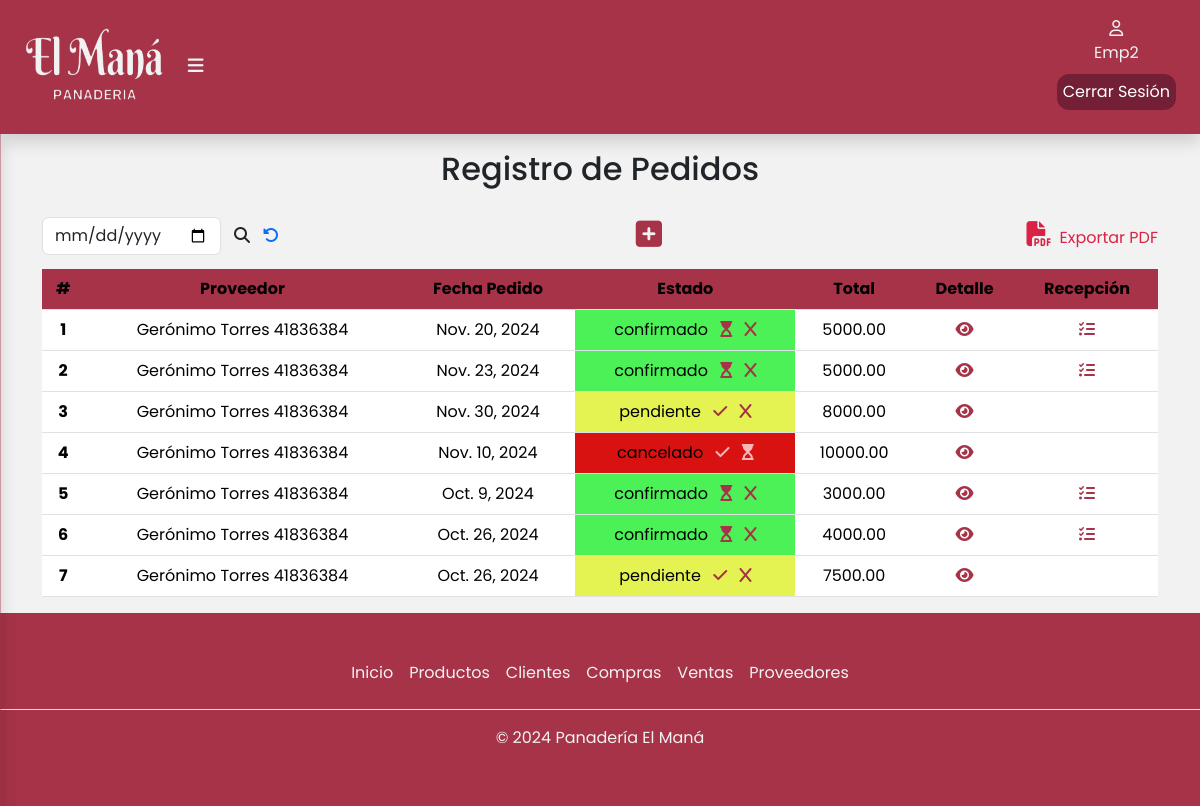
The app's page /pedidos/ (signed in), older data.
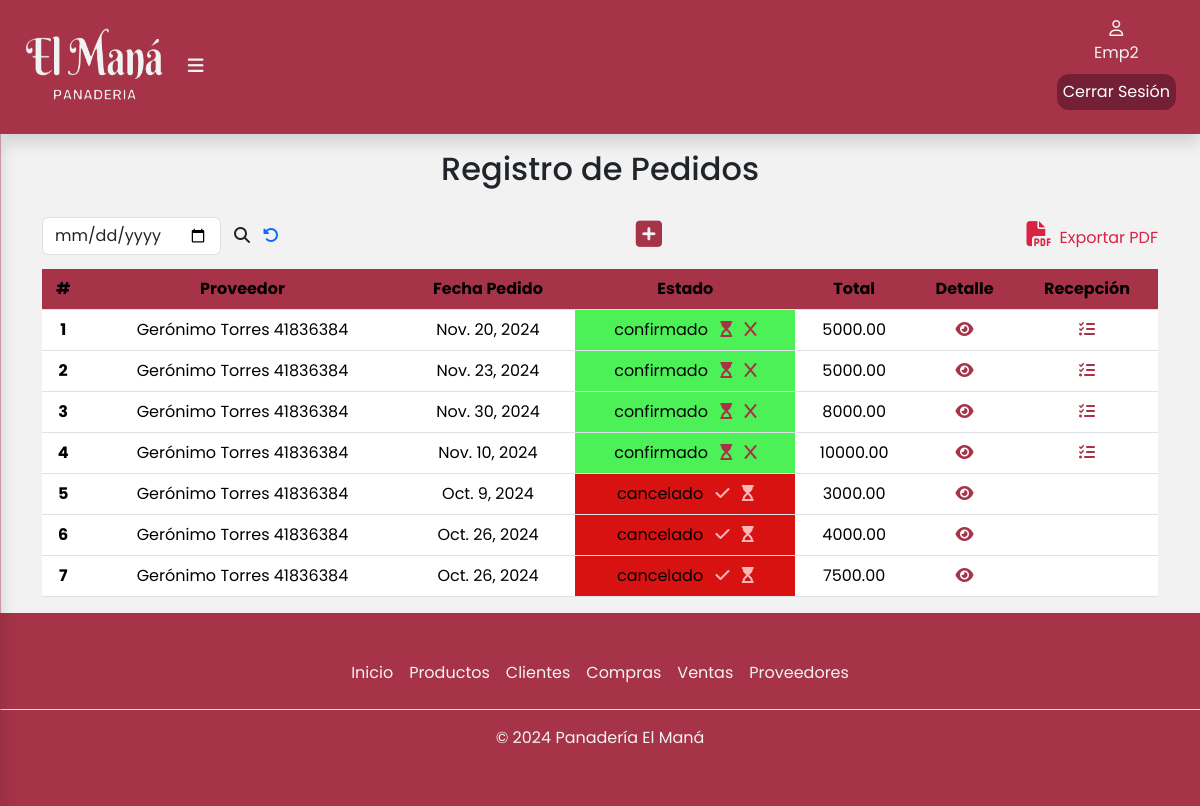
The same page, newer data.
### apps/pedidos/models.py (models this page shows, shortened)
class Pedido(models.Model):
    proveedor = models.ForeignKey(Proveedor, on_delete=models.CASCADE,related_name = 'proveedor')
    ESTADO_PEDIDO = [
        ('confirmado', 'Confirmado'),
        ('pendiente', 'Pendiente'),
        ('cancelado', 'Cancelado'),
    ]
    fechaPedido = models.DateField(blank=False,null=False)
    estadoPedido = models.CharField(max_length=10,choices=ESTADO_PEDIDO,blank=False,null=False)
    precioTotalDelPedido = models.DecimalField(max_digits=10, decimal_places=2, null=True, blank=True, default=0)

class Proveedor(Persona):
    ESTADO = [
        ('activo', 'Activo'),
        ('inactivo', 'Inactivo'),
    ]
    dni  = models.CharField(max_length=8,blank=False,null=False)
    estado = models.CharField(max_length=10, choices=ESTADO,blank=False, null=False)
    empresa = models.CharField(max_length=50,blank=False,null=False)
    def __str__(self):
        return f"{self.nombre} {self.apellido} {self.dni}"

### apps/pedidos/views.py (the view)
# urls.py: path('',include('apps.pedidos.urls')),
def pedidos(request):
    pedidos = Pedido.objects.all()  # Obtener todos los pedidos
    mostrar_boton = True  # Variable para controlar la visibilidad del botón
    mostrar_botonPdf = False
    insumos_dict = {insumo.id: insumo.precioInsumo for insumo in Insumo.objects.all()}
    if request.method == 'POST':
        pedidoForm = FormularioPedido(request.POST)
        detallePedidoFormset = DetallePedidoFormSet(request.POST)
        if pedidoForm.is_valid() and detallePedidoFormset.is_valid():
            pedido = pedidoForm.save(commit=False)
            totalPedido = 0
            detalles_guardados = False
            for detalle_form in detallePedidoFormset:
                if detalle_form.cleaned_data.get('DELETE'):
                    continue
                if detalle_form.is_valid():
                    detalle = detalle_form.save(commit=False)
                    detalle.pedido = pedido  # Asigna el pedido a cada detalle
                    detalle.save()
                    totalPedido += detalle.subTotal  # Asegúrate de que `subTotal` esté definido y calculado en `DetallePedido`
                    detalles_guardados = True
            if detalles_guardados:
                pedido.precioTotalDelPedido = totalPedido
                pedido.save()
                return redirect('/pedidos')
            else:
                pedidoForm.add_error(None, "Se debe agregar al menos un detalle al pedido.")
    else:
        pedidoForm = FormularioPedido()  # Crear un nuevo formulario vacío
        detallePedidoFormset = DetallePedidoFormSet()  # Crear un nuevo formset vacío
    return render(request, 'pedido/pedidos.html', {
        'pedidoForm': pedidoForm,
        'detallePedidoFormset': detallePedidoFormset,
        'pedidos': pedidos,
        'mostrar_boton': mostrar_boton,
        'mostrar_botonPdf':mostrar_botonPdf,
        'insumos_dict': insumos_dict,  # Pasar los precios de los insumos
    })

### apps/pedidos/forms.py
class FormularioPedido(forms.ModelForm):
    class Meta:
        model = Pedido
        fields = [
            'proveedor',
            'fechaPedido',
            'estadoPedido',
        ]
        labels = {
            'proveedor': 'Proveedor',
            'fechaPedido': 'Fecha Pedido',
            'estadoPedido': 'Estado',
        }
        widgets = {
            'proveedor': forms.Select(attrs={'class': 'form-control'}),
            'fechaPedido': forms.DateInput(attrs={'type': 'date','class': 'form-control'}),
            'estadoPedido': forms.Select(attrs={'class': 'form-control'}),
        }
        error_messages = {
            'proveedor': {
                'required': 'Ingresar Proveedores.',
            },
            'fechaPedido': {
                'required': 'Ingresa fecha de pedido.',
            },
           'estadoPedido': {
                'required': 'ingresa el estado del pedido.',
            },
        }

### apps/productos/models.py (called while the page is built)
    def __str__(self):
        return self.nombre

### apps/pedidos/templates/pedido/pedidos.html (shortened to what this page needs)
{%extends 'base/base.html'%}
{% load static %}
{% block contenido %}
<div class="container" id="container-tabla">
    <div class="col-12">
        <h2 class="text-center pb-3">Registro de Pedidos</h2>
        <div class="busqueda d-flex">
            <form class="d-flex align-items-center justify-content-center" role="search" method="POST" action="{% url 'pedidos:buscarPorFecha' %}">
                <input class="form-control" type="date" id="busqueda" name="busqueda" required>
                <button class="btn" type="submit">
                    <i class="fa-solid fa-magnifying-glass" style="font-size: 16px" title="Buscar"></i>
                </button>
                <a href="/pedidos"><i class="fa-solid fa-rotate-left" title="Recargar página"></i></a>
            </form>
            {% if mostrar_boton %}
            <div class="btn-modal">
                <button
                    type="button"
                    class="btn"
                    data-bs-toggle="modal"
                    data-bs-target="#exampleModal"
                >
                    <i
                        class="fa-solid fa-square-plus"
                        title="Agregar Pedido"
                        style="font-size: 30px"
                    >
                    </i>
                </button>
            </div>
            <a class="expPdf" href="{% url 'pedidos:generarPDFPedConfir' %}?fecha={{ busqueda }}%}" title="Pedidos Confirmados"
            ><i class="fa-solid fa-file-pdf px-2" style="font-size: 25px"></i
            >Exportar PDF</a>
            {% endif %}
        </div>
        <div class="table-responsive">
            <table class="table">
                <thead class="bg-table">
                    <tr>
                        <th scope="col">#</th>
                        <th scope="col">Proveedor</th>
                        <th scope="col">Fecha Pedido</th>
                        <th scope="col">Estado</th>
                        <th scope="col">Total</th>
                        <th scope="col">Detalle</th>
                        <th scope="col">Recepción</th>
                    </tr>
                </thead>
                <tbody>
                    {% for pedido in pedidos %}
                    <tr>
                        <th scope="row">{{ forloop.counter }}</th>
                        <td>{{ pedido.proveedor }}</td>
                        <td>{{ pedido.fechaPedido }}</td>
                        {% if pedido.estadoPedido == 'cancelado' %}
                        <td style="background-color: #d81111;">{{ pedido.estadoPedido }}
                            <span class=''>
                                <a href="{% url 'pedidos:actualizarPedido' pedido.id 'c'%}" style="margin-left: 8px;"><i class="fa-solid fa-check" style="color: #f9b8b8;"></i></a>
                                <a href="{% url 'pedidos:actualizarPedido' pedido.id 'p'%}" style="margin-left: 8px;"><i class="fa-solid fa-hourglass-start" style="color: #f9b8b8;"></i></a>
                            </span>
                        </td>{% endif %}
                        {% if pedido.estadoPedido == 'pendiente' %}
                        <td style="background-color: #e4f352;">{{ pedido.estadoPedido }}
                            <span class=''>
                                <a href="{% url 'pedidos:actualizarPedido' pedido.id 'c'%}" style="margin-left: 8px;"><i class="fa-solid fa-check" style="color: #a63348;"></i></a>
                                <a href="{% url 'pedidos:actualizarPedido' pedido.id 'x'%}" style="margin-left: 8px;"><i class="fa-solid fa-x" style="color: #a63348;"></i></a>
                            </span>
                        </td>{% endif %}
                        {% if pedido.estadoPedido == 'confirmado' %}
                        <td style="background-color: #4bf156;">{{ pedido.estadoPedido }}
                            <span class=''>
                                <a href="{% url 'pedidos:actualizarPedido' pedido.id 'p'%}" style="margin-left: 8px;"><i class="fa-solid fa-hourglass-start" style="color: #a63348;"></i></a>
                                <a href="{% url 'pedidos:actualizarPedido' pedido.id 'x'%}" style="margin-left: 8px;"><i class="fa-solid fa-x" style="color: #a63348;"></i></a>
                            </span>
                        </td>{% endif %}
                        <td>{{ pedido.precioTotalDelPedido }}</td>
                        <td>
                            <a href="{% url 'pedidos:verDetallePedido' pedido.id %}"><i class="fa-solid fa-eye" title="Ver detalle pedido {{pedido.id}}"></i></a>
                        </td>
                        {% if pedido.estadoPedido == 'confirmado' %}
                        <td>
                            <a href="{% url 'pedidos:recepcionDePedido' pedido.id %}"><i class="fa-solid fa-list-check" title="Agregar Recepcion"></i></a>
                        </td>
                        {% else %}
                            <td></td>
                        {% endif %}
                    </tr>
                    {% empty %}
                    <tr>
                        <td colspan="10">No hay pedidos disponibles.</td>
                    </tr>
                    {% endfor %}
                </tbody>
            </table>
        </div>
    </div>
</div>
{% endblock %}

### templates/base/base.html (shortened to what this page needs)
{% load static %}
<!DOCTYPE html>
<html lang="en">
<head>
  <link href="https://cdn.jsdelivr.net/npm/bootstrap@5.3.3/dist/css/bootstrap.min.css" rel="stylesheet"
 />
  <link rel="stylesheet" href="{% static 'css/estilos.css' %}" />
</head>
<body>
  <header>
        <div class="container-fluid shadow">
          <div class="logo">
            <a href="{% url 'inicio:index' %}">
              <img class="logopng" src="{% static 'img/isologo.png' %}" alt="Logo Panadería El Maná" width="140px" height="80px" /></a>
            {% if user.is_authenticated %}
              <label for="btn-menu"><i class="fa-solid fa-bars"></i></label>
            {% endif %}
          </div>
          {% if user.is_authenticated %}
          <div class="d-flex flex-column align-items-center justify-content-center">
            <div class="usuario d-flex flex-column align-items-center justify-content-center">
                <a href="#">
                  <i class="fa-regular fa-user"></i>
                  <p>{{user.username}}</p>
                </a>
            </div>
              <a href="{% url 'inicio:logout' %} " id="cerrarSesion">Cerrar Sesión</a>
          </div>
          {% endif %}
        </div>
  </header>
  {% block contenido %}
  {% endblock %}
  <div class="container-footer">
    <footer class="footer py-3 my-4">
      {% if user.is_authenticated %}
      <ul class="nav justify-content-center border-bottom pb-3 mb-3">
        {% if user.is_superuser %}
          <li class="nav-item">
            <a href="/html/index.html" class="nav-link px-2">Inicio</a>
          </li>
          <li class="nav-item">
            <a href="/html/estadisticas.html" class="nav-link px-2">Estadísticas</a>
          </li>
          <li class="nav-item">
            <a href="/html/productos.html" class="nav-link px-2">Productos</a>
          </li>
          <li class="nav-item">
            <a href="{% url 'ventas:listadoMayoristas' %}" class="nav-link px-2">Clientes</a>
          </li>
          <li class="nav-item">
            <a href="/html/gestion_compras.html" class="nav-link px-2">Compras</a>
          </li>
          <li class="nav-item">
            <a href="{% url 'ventas:ventas' %}" class="nav-link px-2">Ventas</a>
          </li>
          <li class="nav-item">
            <a href="/html/gestion_proveedores.html" class="nav-link px-2">Proveedores</a>
          </li>
          <li class="nav-item">
            <a href="/admin/usuarios/empleado/" class="nav-link px-2">Empleados</a>
          </li>
        {% else %}
          <li class="nav-item">
            <a href="/html/index.html" class="nav-link px-2">Inicio</a>
          </li>
          <li class="nav-item">
            <a href="/html/productos.html" class="nav-link px-2">Productos</a>
          </li>
          <li class="nav-item">
            <a href="{% url 'ventas:listadoMayoristas' %}" class="nav-link px-2">Clientes</a>
          </li>
          <li class="nav-item">
            <a href="/html/gestion_compras.html" class="nav-link px-2">Compras</a>
          </li>
          <li class="nav-item">
            <a href="{% url 'ventas:ventas' %}" class="nav-link px-2">Ventas</a>
          </li>
          <li class="nav-item">
            <a href="/html/gestion_proveedores.html" class="nav-link px-2">Proveedores</a>
          </li>
        {% endif %}
      </ul>
      <p class="text-center">© 2024 Panadería El Maná</p>
      {% else %}
        <p class="text-center">© 2024 Panadería El Maná</p>
      {% endif %}
    </footer>
  </div>
</body>
</html>

### static/css/estilos.css (style rules this page uses)
body { display: flex; flex-direction: column; min-height: 100vh; margin: 0; font-family: Poppins, sans-serif; background-color: #f2f2f2; }
.container-fluid { position: fixed; background-color: #a63348; padding: 1.5rem; margin-top: auto; display: flex; align-items: center; justify-content: space-between; z-index: 1000; }
.logo { font-size: large; font-weight: 700; padding-right: 5px; }
.usuario { width: 50px; height: 50px; text-align: center; justify-items: center; }
.usuario a { color: #f2f2f2; text-decoration: none; }
.logo .fa-solid { padding-left: 20px; cursor: pointer; }
.container-fluid .logo label i { color: #f2f2f2; }
.container-fluid .usuario { color: #f2f2f2; }
.container-footer { margin-top: auto; background-color: #a63348; color: #f2f2f2; }
.container-footer .footer .nav .nav-item .nav-link { color: #f2f2f2; }
#container-tabla { padding-top: 150px; }
table { text-align: center; }
th, td { vertical-align: middle; }
.bg-table { --bs-table-bg: #a63348; }
.expPdf { text-decoration: none; color: #da2244; }
.busqueda { justify-content: space-between; align-items: center; margin-bottom: 10px; }
.btn-modal .fa-solid { color: #a63348; }
#cerrarSesion { text-decoration: none; color:#ffffff; background-color:#732036; border-radius: 12px; padding: 6px; }
.fa-square-plus,.fa-eye, .fa-list-check { color: #a63348; }

Row changes from the older to the newer data that the page shows:
changed Pedido "Nov. 30, 2024": estadoPedido "pendiente" → "confirmado"
changed Pedido "Nov. 10, 2024": estadoPedido "cancelado" → "confirmado"
changed Pedido "Oct. 9, 2024": estadoPedido "confirmado" → "cancelado"
changed Pedido (number 6 of 7 on the later page): estadoPedido "confirmado" → "cancelado"
changed Pedido (number 7 of 7 on the later page): estadoPedido "pendiente" → "cancelado"
